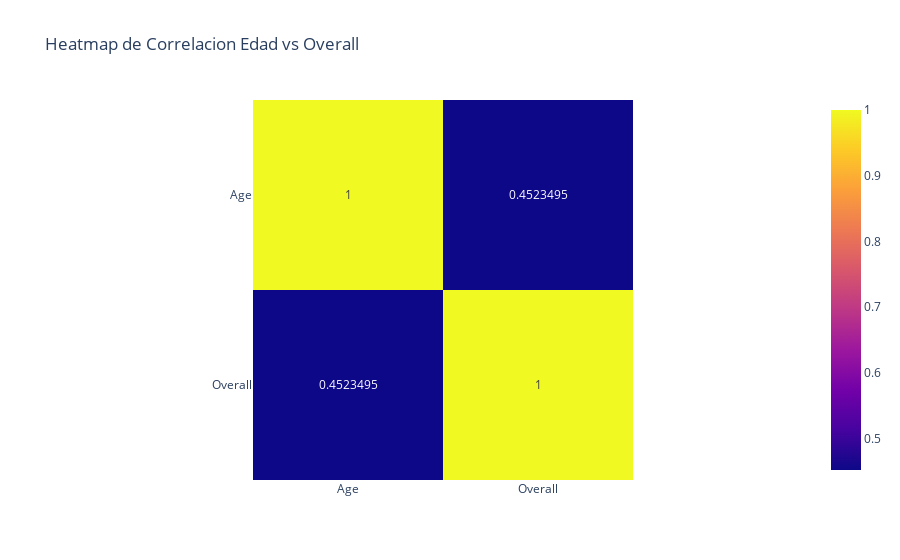

The notebook cell saved with this chart:
### Code cell
fig = px.imshow(corr_AO, text_auto=True, title='Heatmap de Correlacion Edad vs Overall')
fig.show()
#El grafico nos muestra menos del 50% de correlacion entre las variables, lo que indica que no estan estrechamente relacionadas

### Figure 1 — Plotly figure (JSON) as saved in the notebook; plotly's stock layout.template omitted (floating-point values rounded to 4 significant figures)
{"data": [{"coloraxis": "coloraxis", "hovertemplate": "x: %{x}<br>y: %{y}<br>color: %{z}<extra></extra>", "name": "0", "texttemplate": "%{z}", "type": "heatmap", "x": ["Age", "Overall"], "xaxis": "x", "y": ["Age", "Overall"], "yaxis": "y", "z": [[1.0, 0.4523], [0.4523, 1.0]]}], "layout": {"coloraxis": {"colorscale": [[0, "#0d0887"], [0.1111, "#46039f"], [0.2222, "#7201a8"], [0.3333, "#9c179e"], [0.4444, "#bd3786"], [0.5556, "#d8576b"], [0.6667, "#ed7953"], [0.7778, "#fb9f3a"], [0.8889, "#fdca26"], [1, "#f0f921"]]}, "title": {"text": "Heatmap de Correlacion Edad vs Overall"}, "xaxis": {"anchor": "y", "constrain": "domain", "domain": [0, 1], "scaleanchor": "y"}, "yaxis": {"anchor": "x", "autorange": "reversed", "constrain": "domain", "domain": [0, 1]}}}
